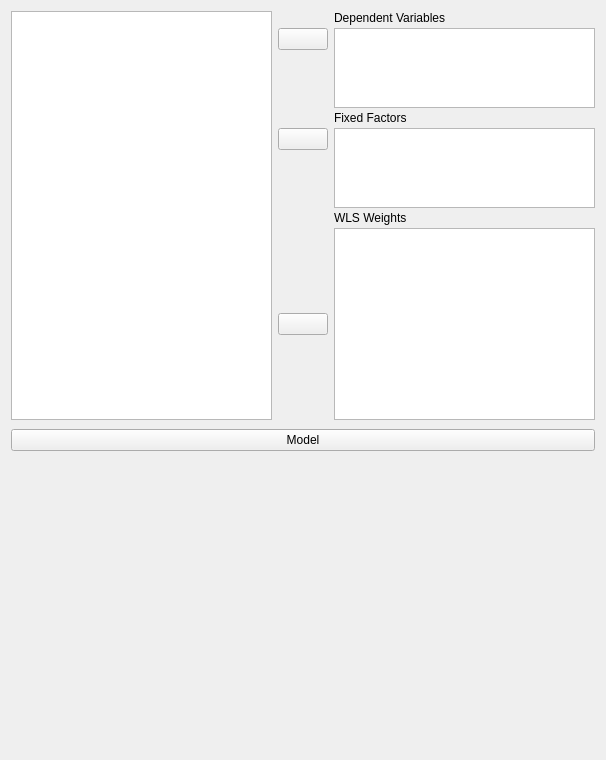
<?xml version="1.0" encoding="UTF-8"?>
<ui version="4.0">
 <class>AnovaMultivariateForm</class>
 <widget class="QWidget" name="AnovaMultivariateForm">
  <property name="geometry">
   <rect>
    <x>0</x>
    <y>0</y>
    <width>606</width>
    <height>760</height>
   </rect>
  </property>
  <property name="sizePolicy">
   <sizepolicy hsizetype="Fixed" vsizetype="Preferred">
    <horstretch>0</horstretch>
    <verstretch>0</verstretch>
   </sizepolicy>
  </property>
  <property name="windowTitle">
   <string>Form</string>
  </property>
  <layout class="QGridLayout" name="gridLayout">
   <property name="verticalSpacing">
    <number>0</number>
   </property>
   <item row="0" column="0">
    <widget class="QWidget" name="topWidget" native="true">
     <layout class="QGridLayout" name="gridLayout_3">
      <property name="leftMargin">
       <number>0</number>
      </property>
      <property name="topMargin">
       <number>0</number>
      </property>
      <property name="rightMargin">
       <number>0</number>
      </property>
      <property name="bottomMargin">
       <number>0</number>
      </property>
      <property name="verticalSpacing">
       <number>3</number>
      </property>
      <item row="0" column="2">
       <widget class="QLabel" name="label">
        <property name="sizePolicy">
         <sizepolicy hsizetype="Fixed" vsizetype="Fixed">
          <horstretch>0</horstretch>
          <verstretch>0</verstretch>
         </sizepolicy>
        </property>
        <property name="text">
         <string>Dependent Variables</string>
        </property>
       </widget>
      </item>
      <item row="1" column="2" rowspan="2">
       <widget class="BoundListView" name="dependents">
        <property name="sizePolicy">
         <sizepolicy hsizetype="Expanding" vsizetype="Fixed">
          <horstretch>0</horstretch>
          <verstretch>0</verstretch>
         </sizepolicy>
        </property>
        <property name="minimumSize">
         <size>
          <width>0</width>
          <height>80</height>
         </size>
        </property>
        <property name="maximumSize">
         <size>
          <width>16777215</width>
          <height>80</height>
         </size>
        </property>
        <property name="selectionMode">
         <enum>QAbstractItemView::ExtendedSelection</enum>
        </property>
       </widget>
      </item>
      <item row="1" column="1">
       <widget class="AssignButton" name="buttonAssignDependent">
        <property name="sizePolicy">
         <sizepolicy hsizetype="Fixed" vsizetype="Fixed">
          <horstretch>0</horstretch>
          <verstretch>0</verstretch>
         </sizepolicy>
        </property>
        <property name="minimumSize">
         <size>
          <width>50</width>
          <height>0</height>
         </size>
        </property>
        <property name="maximumSize">
         <size>
          <width>50</width>
          <height>16777215</height>
         </size>
        </property>
        <property name="text">
         <string/>
        </property>
       </widget>
      </item>
      <item row="6" column="2">
       <widget class="QLabel" name="label_4">
        <property name="sizePolicy">
         <sizepolicy hsizetype="Fixed" vsizetype="Fixed">
          <horstretch>0</horstretch>
          <verstretch>0</verstretch>
         </sizepolicy>
        </property>
        <property name="text">
         <string>WLS Weights</string>
        </property>
       </widget>
      </item>
      <item row="3" column="2">
       <widget class="QLabel" name="label_2">
        <property name="sizePolicy">
         <sizepolicy hsizetype="Fixed" vsizetype="Fixed">
          <horstretch>0</horstretch>
          <verstretch>0</verstretch>
         </sizepolicy>
        </property>
        <property name="text">
         <string>Fixed Factors</string>
        </property>
       </widget>
      </item>
      <item row="7" column="1">
       <widget class="AssignButton" name="buttonAssignWLSWeights">
        <property name="sizePolicy">
         <sizepolicy hsizetype="Fixed" vsizetype="Fixed">
          <horstretch>0</horstretch>
          <verstretch>0</verstretch>
         </sizepolicy>
        </property>
        <property name="minimumSize">
         <size>
          <width>50</width>
          <height>0</height>
         </size>
        </property>
        <property name="maximumSize">
         <size>
          <width>50</width>
          <height>16777215</height>
         </size>
        </property>
        <property name="text">
         <string/>
        </property>
       </widget>
      </item>
      <item row="4" column="1">
       <widget class="AssignButton" name="buttonAssignFixed">
        <property name="sizePolicy">
         <sizepolicy hsizetype="Fixed" vsizetype="Fixed">
          <horstretch>0</horstretch>
          <verstretch>0</verstretch>
         </sizepolicy>
        </property>
        <property name="minimumSize">
         <size>
          <width>50</width>
          <height>0</height>
         </size>
        </property>
        <property name="maximumSize">
         <size>
          <width>50</width>
          <height>16777215</height>
         </size>
        </property>
        <property name="text">
         <string/>
        </property>
       </widget>
      </item>
      <item row="7" column="2">
       <widget class="boundSingleItemView" name="wlsWeights">
        <property name="sizePolicy">
         <sizepolicy hsizetype="Expanding" vsizetype="Fixed">
          <horstretch>0</horstretch>
          <verstretch>0</verstretch>
         </sizepolicy>
        </property>
        <property name="minimumSize">
         <size>
          <width>0</width>
          <height>0</height>
         </size>
        </property>
        <property name="maximumSize">
         <size>
          <width>16777215</width>
          <height>16777215</height>
         </size>
        </property>
        <property name="selectionMode">
         <enum>QAbstractItemView::ExtendedSelection</enum>
        </property>
       </widget>
      </item>
      <item row="0" column="0" rowspan="8">
       <widget class="AvailableFieldsListView" name="listAvailableFields">
        <property name="sizePolicy">
         <sizepolicy hsizetype="Expanding" vsizetype="Expanding">
          <horstretch>0</horstretch>
          <verstretch>0</verstretch>
         </sizepolicy>
        </property>
        <property name="minimumSize">
         <size>
          <width>0</width>
          <height>200</height>
         </size>
        </property>
        <property name="maximumSize">
         <size>
          <width>16777215</width>
          <height>16777215</height>
         </size>
        </property>
        <property name="selectionMode">
         <enum>QAbstractItemView::ExtendedSelection</enum>
        </property>
       </widget>
      </item>
      <item row="5" column="1">
       <spacer name="verticalSpacer_2">
        <property name="orientation">
         <enum>Qt::Vertical</enum>
        </property>
        <property name="sizeHint" stdset="0">
         <size>
          <width>20</width>
          <height>40</height>
         </size>
        </property>
       </spacer>
      </item>
      <item row="4" column="2" rowspan="2">
       <widget class="BoundListView" name="fixedFactors">
        <property name="sizePolicy">
         <sizepolicy hsizetype="Expanding" vsizetype="Fixed">
          <horstretch>0</horstretch>
          <verstretch>0</verstretch>
         </sizepolicy>
        </property>
        <property name="minimumSize">
         <size>
          <width>0</width>
          <height>80</height>
         </size>
        </property>
        <property name="maximumSize">
         <size>
          <width>16777215</width>
          <height>80</height>
         </size>
        </property>
        <property name="selectionMode">
         <enum>QAbstractItemView::ExtendedSelection</enum>
        </property>
       </widget>
      </item>
     </layout>
    </widget>
   </item>
   <item row="1" column="0">
    <widget class="QWidget" name="widget_10" native="true">
     <property name="sizePolicy">
      <sizepolicy hsizetype="Preferred" vsizetype="Preferred">
       <horstretch>0</horstretch>
       <verstretch>0</verstretch>
      </sizepolicy>
     </property>
     <layout class="QGridLayout" name="gridLayout_5">
      <property name="leftMargin">
       <number>0</number>
      </property>
      <property name="rightMargin">
       <number>0</number>
      </property>
      <property name="bottomMargin">
       <number>3</number>
      </property>
      <item row="0" column="0">
       <widget class="ExpanderButton" name="expanderModel">
        <property name="text">
         <string>Model</string>
        </property>
       </widget>
      </item>
      <item row="1" column="0">
       <widget class="AnovaModelWidget" name="model" native="true">
        <property name="sizePolicy">
         <sizepolicy hsizetype="Expanding" vsizetype="Preferred">
          <horstretch>0</horstretch>
          <verstretch>0</verstretch>
         </sizepolicy>
        </property>
        <property name="minimumSize">
         <size>
          <width>0</width>
          <height>200</height>
         </size>
        </property>
       </widget>
      </item>
     </layout>
    </widget>
   </item>
   <item row="2" column="0">
    <spacer name="verticalSpacer">
     <property name="orientation">
      <enum>Qt::Vertical</enum>
     </property>
     <property name="sizeHint" stdset="0">
      <size>
       <width>20</width>
       <height>40</height>
      </size>
     </property>
    </spacer>
   </item>
  </layout>
 </widget>
 <customwidgets>
  <customwidget>
   <class>AssignButton</class>
   <extends>QPushButton</extends>
   <header>widgets/assignbutton.h</header>
  </customwidget>
  <customwidget>
   <class>AvailableFieldsListView</class>
   <extends>QListView</extends>
   <header>widgets/availablefieldslistview.h</header>
  </customwidget>
  <customwidget>
   <class>BoundListView</class>
   <extends>QListView</extends>
   <header>widgets/boundlistview.h</header>
  </customwidget>
  <customwidget>
   <class>ExpanderButton</class>
   <extends>QPushButton</extends>
   <header>widgets/expanderbutton.h</header>
  </customwidget>
  <customwidget>
   <class>AnovaModelWidget</class>
   <extends>QWidget</extends>
   <header>widgets/anovamodelwidget.h</header>
   <container>1</container>
  </customwidget>
  <customwidget>
   <class>boundSingleItemView</class>
   <extends>QListView</extends>
   <header>widgets/boundsingleitemview.h</header>
  </customwidget>
 </customwidgets>
 <resources/>
 <connections/>
</ui>
